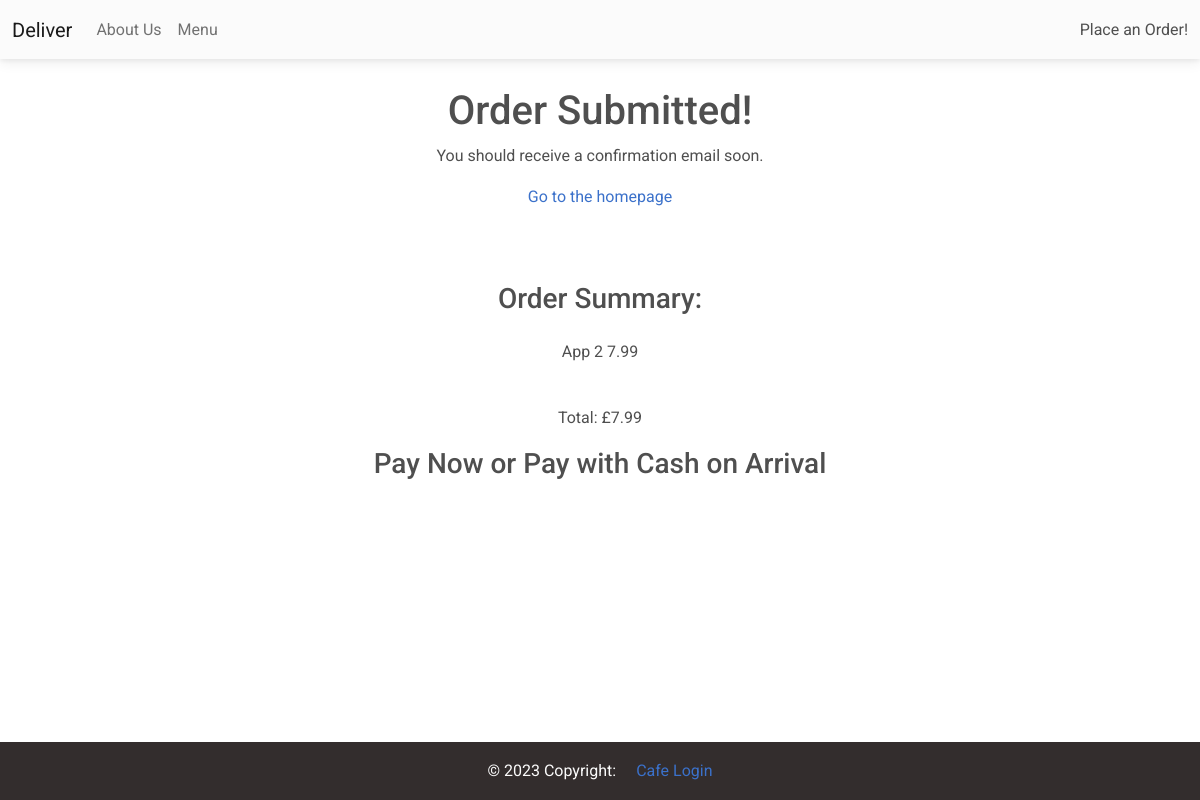
The app's page /order_confirmation/31 with its own data.
### custapp/models.py (models this page shows, shortened)
class MenuItem(models.Model):
    name = models.CharField(max_length=100)
    description = models.TextField()
    image = models.ImageField(upload_to='media_images/')
    price = models.DecimalField(max_digits=5, decimal_places=2)
    category = models.ManyToManyField('Category', related_name='item')

class OrderModel(models.Model):
    created_on = models.DateTimeField(auto_now_add=True)
    price = models.DecimalField(max_digits=7, decimal_places=2)
    items = models.ManyToManyField('MenuItem',
                                   related_name='order',
                                   blank=True)
    name = models.CharField(max_length=50, blank=True)
    email = models.CharField(max_length=50, blank=True)
    street = models.CharField(max_length=50, blank=True)
    city = models.CharField(max_length=50, blank=True)
    postcode = models.CharField(max_length=8, blank=True, null=True)
    is_paid = models.BooleanField(default=False)
    is_shipped = models.BooleanField(default=False)

### custapp/views.py (the view, shortened to what this page needs)
# urls.py: path('order_confirmation/<int:pk>', OrderConfirmation.as_view(),
class OrderConfirmation(View):
    def get(self, request, pk, *args, **kwargs):
        order = OrderModel.objects.get(pk=pk)
        context = {
            'pk': order.pk,
            'items': order.items.all(),
            'price': order.price,
        }
        return render(request, 'custapp/order_confirmation.html', context)

### custapp/templates/custapp/order_confirmation.html (shortened to what this page needs)
{% extends 'custapp/base.html' %}
{% block content %}
<div class="container mb-5">
    <div class="row justify-content-center mt-1">
        <div class="col-md-5 col-sm-12 p-4 text-center">
            <h1>Order Submitted!</h1>
            <p>You should receive a confirmation email soon.</p>
            <a href="{% url 'index' %}">Go to the homepage</a>
        </div>
    </div>
    <div class="row justify-content-center mt-5">
        <div class="col-md-5 col-sm-12 text-center">
            <h3 class="pb-3">Order Summary:</h3>
            {% for item in items %}
                <p>{{ item.name }} <span class="pl-3">{{ item.price }}</span></p>
            {% endfor %}
            <p class="font-weight-bold pt-4">Total: £{{ price }}</p>
        </div>
    </div>
    <div class="row justify-content-center pb-5">
        <div class="col-md-6 text-center">
            <h3>Pay Now or Pay with Cash on Arrival</h3>
        </div>
    </div>
</div>
{% endblock content %}

### records on screen
MenuItem: name "App 2", price "7.99"
OrderModel: price "7.99"
